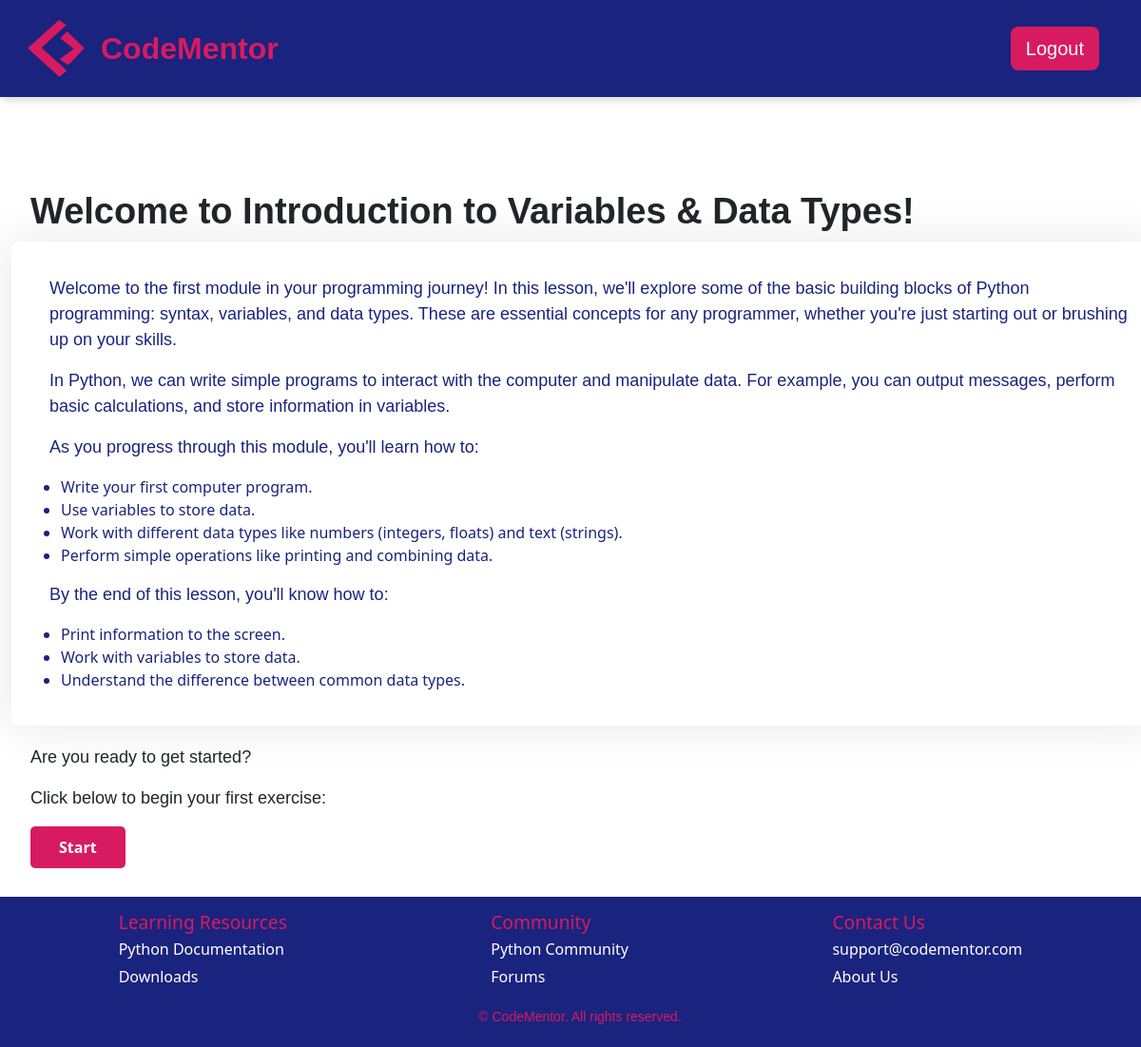
Page /module_intro/1 (signed in) on the committed database.
### app.py (models this page shows, shortened)
class Module(db.Model):
    moduleid = db.Column(db.Integer, primary_key=True)
    title = db.Column(db.String(100), nullable=False)
    description = db.Column(db.Text, nullable=False)
    status = db.Column(db.Enum('locked', 'available', 'completed', name='module_status'), default='locked')
    intro = db.Column(db.Text, nullable=True)
    exercises = db.relationship('Exercise', backref='module', lazy=True)
    user_progress = db.relationship('UserModuleProgress', backref='module', lazy=True)

### app.py (the view)
@app.route('/module_intro/<int:module_id>', methods=['GET', 'POST'])
@login_required
def module_intro(module_id):
    module = Module.query.get_or_404(module_id)
    user_progress = UserModuleProgress.query.filter_by(userid=current_user.userid, moduleid=module_id).first()
    if request.method == 'POST':
        return redirect(url_for('exercises', module_id=module_id))
    return render_template('module_intro.html', module=module)

### app.py (called while the page is built)
@login_manager.user_loader
def load_user(userid):
    return User.query.get(int(userid))

### templates/module_intro.html (shortened to what this page needs)
{% extends 'base.html' %}
{% block content %}
<h1>Welcome to Introduction to {{ module.title }}!</h1>
<div class="intro-box">
    <p>{{ module.intro | safe }}</p>
</div>
<p>Are you ready to get started?</p>
<p>Click below to begin your first exercise:</p>
    <a href="{{ url_for('exercises', module_id=module.moduleid) }}" class="start btn-primary">Start</a>
{% endblock %}

### static/css/styles.css (style rules this page uses)
body, html { margin: 0; padding: 0; height: 100%; }
body { display: flex; flex-direction: column; height: 100%; }
h1 { font-weight: bold; font-size: 38px; font-family: Verdana, Geneva, Tahoma, sans-serif; margin-left: 20px; }
p { font-size: 18px; font-family: Verdana, Geneva, Tahoma, sans-serif; margin-left: 20px; }
body, html { height: 100%; margin: 0; display: flex; flex-direction: column; }
.intro-box { background-color: #ffffff; padding: 20px; border-radius: 8px; box-shadow: 0 0 50px rgba(0, 0, 0, 0.1); margin-bottom: 20px; width: 1200px; color: #1a237e; }
.start.btn-primary { background-color: #D81B60; color: white; padding: 10px 30px; font-size: 16px; font-weight: bold; border: none; border-radius: 5px; text-align: center; text-decoration: none; display: inline-block; margin-left: 20px; }

### rows in the picture
Module: title "Variables & Data Types", intro "Welcome to the first module in your programming journey! In this lesson, we'll explore some of the basic building blocks of Python programming: syntax, variables, and data types. These are essential concepts for any programmer, whether you're just starting out or brushing up on your skills. In Python, we can write simple programs to interact with the computer and manipulate data. For example, you can output messages, perform basic calculations, and store information in variables. As you progress through this module, you'll learn how to: Write your first computer program. Use variables to store data. Work with different data types like numbers (integers, floats) and text (strings). Perform…"
